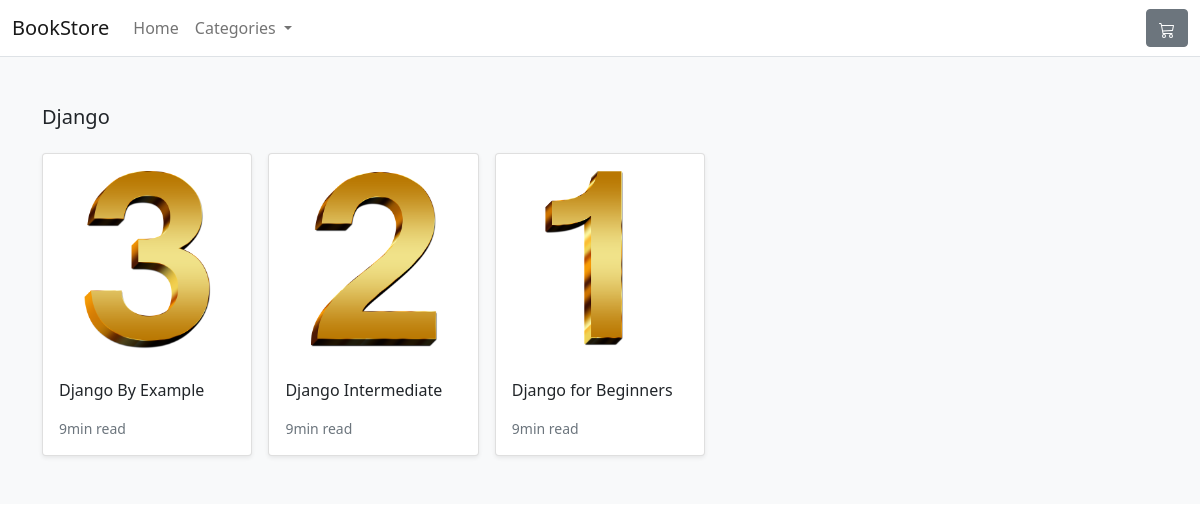
/search/django/, run on an earlier commit of the app's database.
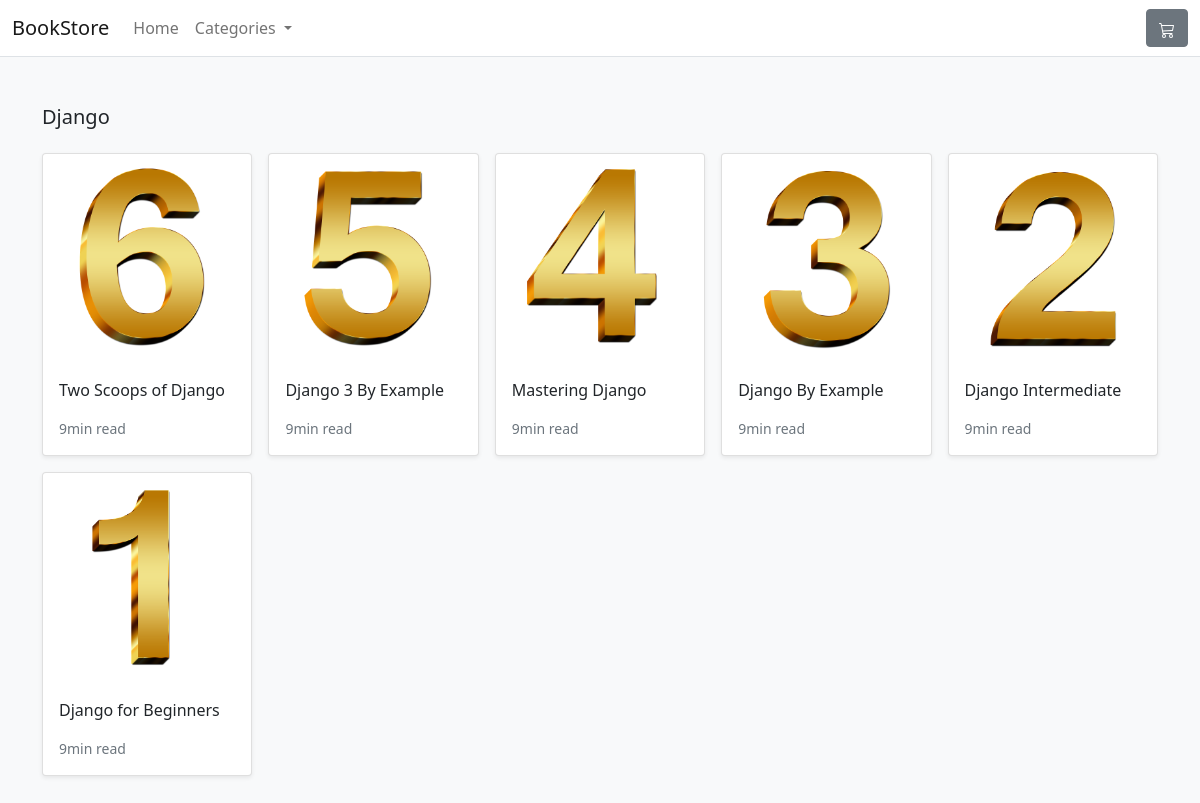
And on a later commit of the database.
### allapps/store/models.py (models this page shows, shortened)
class Product(models.Model):
    category = models.ForeignKey(
        Category, related_name='product', on_delete=models.CASCADE)
    created_by = models.ForeignKey(
        User, on_delete=models.CASCADE, related_name='product_creator')
    title = models.CharField(max_length=255)
    author = models.CharField(max_length=255, default='admin')
    description = models.TextField(blank=True)
    image = models.ImageField(upload_to='images/')
    slug = models.SlugField(max_length=255)
    price = models.DecimalField(max_digits=4, decimal_places=2)
    in_stock = models.BooleanField(default=True)
    is_active = models.BooleanField(default=True)
    created = models.DateTimeField(auto_now_add=True)
    updated = models.DateTimeField(auto_now=True)
    objects = models.Manager()
    products = ProductManager()
    class Meta:
        verbose_name_plural = 'products'
        ordering = ('-created',)
    def get_absolute_url(self):
        return reverse('store:product_detail', args=[self.slug])

### allapps/store/views.py (the view)
def category_list(request, category_slug=None):
    category = get_object_or_404(Category, slug=category_slug)
    products = Product.objects.filter(category=category)
    return render(request, 'store/products/category.html', {'category': category, 'products': products})

### allapps/store/models.py (called while the page is built)
    def get_absolute_url(self):
        return reverse('store:category_list', args=[self.slug])

### allapps/store/views.py (called while the page is built)
def categories(request):
    return {
        'categories': Category.objects.all()
    }

### templates/store/products/category.html (shortened to what this page needs)
{% extends 'base.html' %}
{% load static %}
{% block content %}
<main>
  <div class="album py-5 bg-light">
    <div class="container">
      <div class="pb-3 h5">{{category.name|title}}</div>
      <div class="row row-cols-1 row-cols-sm-2 row-cols-md-5 g-3">
        {% for product in products %}
        <div class="col">
          <div class="card shadow-sm">
          <img class="img-fluid" alt="Responsive image" src="{{ product.image.url }}">
            <div class="card-body">
              <p class="card-text">
                <a class="text-dark text-decoration-none" href="{{ product.get_absolute_url }}">{{ product.title }}</a>
              </p>
              <div class="d-flex justify-content-between align-items-center">
                <small class="text-muted">9min read</small>
              </div>
            </div>
          </div>
        </div>
        {% endfor %}
      </div>
    </div>
  </div>
</main>
{% endblock %}

What changed in the data, as far as the page shows it:
added Product: image (picture), title "Two Scoops of Django"
added Product: image (picture), title "Django 3 By Example"
added Product: image (picture), title "Mastering Django"
